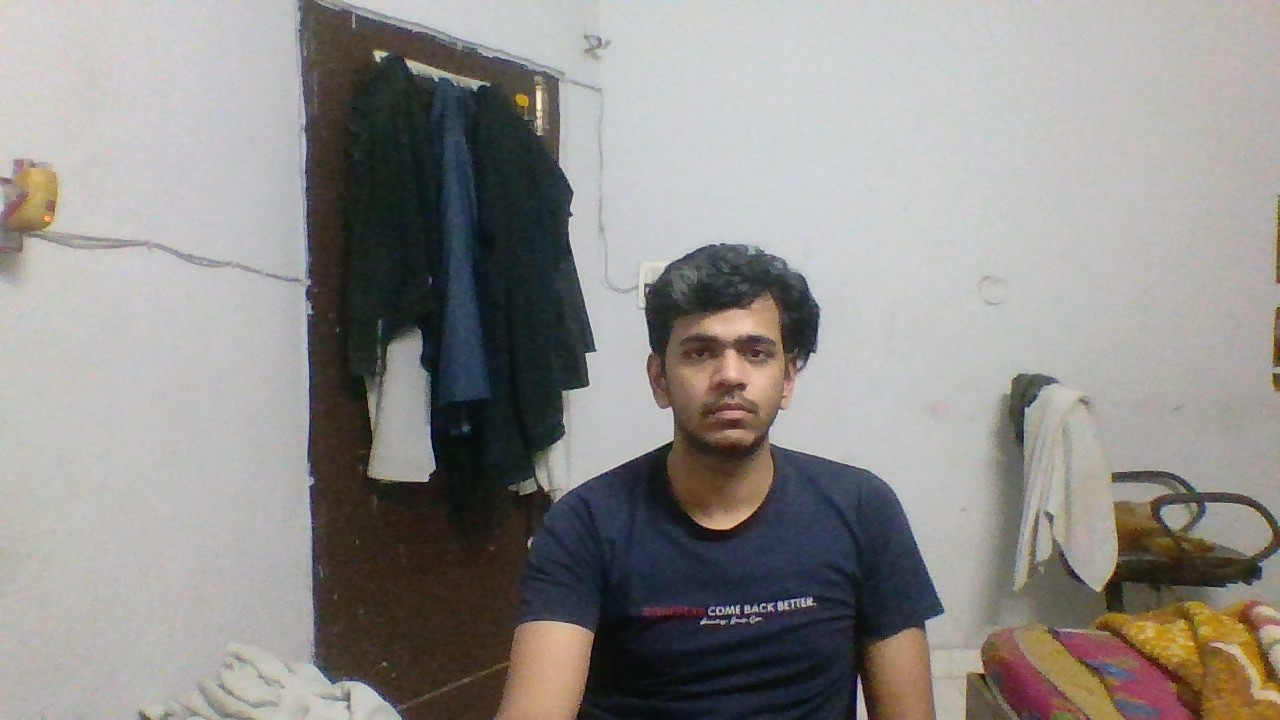
#> input picture applicants/student_1.jpg, 1280 x 720 px
$ python run_benchmarks.py --dataset ../applicants
#> lines starting #> are read from the running program, lines starting #| are printed output that depends on the picture
### surveillance-app/backend/metropolis/benchmark.py
"""Benchmarking suite for measuring and comparing pipeline performance.

This module provides the BenchmarkRunner class and associated result dataclasses
for measuring inference throughput, latency percentiles, GPU utilization, and
generating comparison reports across pipeline configurations (legacy, TensorRT,
Triton, DeepStream).

Typical usage:
    runner = BenchmarkRunner(output_dir="benchmarks/results")
    result = runner.run_inference_benchmark(
        pipeline="tensorrt",
        dataset="path/to/images",
        num_iterations=1000,
    )
    report = runner.compare([result_legacy, result_tensorrt])
"""

from __future__ import annotations

import json
import logging
import os
import subprocess
import threading
import time
from dataclasses import dataclass, field
from datetime import datetime, timezone
from pathlib import Path
from typing import Callable, Optional

import numpy as np

logger = logging.getLogger(__name__)


# [30 lines left out: function calculate_latency_percentiles, not called in this run]


class GPUMonitor:
    """Background GPU utilization and memory monitor.

    Samples GPU utilization percentage and memory usage at regular intervals
    in a background thread. Computes average utilization and peak memory
    after monitoring stops.

    Uses pynvml if available, falls back to nvidia-smi subprocess parsing.
    Returns (0.0, 0.0) gracefully if neither is available.

    Args:
        interval_secs: Sampling interval in seconds (default 0.1 = 100ms).
        device_index: GPU device index to monitor (default 0).

    Example:
        >>> monitor = GPUMonitor(interval_secs=0.1)
        >>> monitor.start()
        >>> # ... run workload ...
        >>> avg_util, peak_mem = monitor.stop()
    """

    def __init__(self, interval_secs: float = 0.1, device_index: int = 0) -> None:
        self._interval = interval_secs
        self._device_index = device_index
        self._stop_event = threading.Event()
        self._thread: Optional[threading.Thread] = None
        self._utilization_samples: list[float] = []
        self._memory_samples: list[float] = []
        self._use_pynvml: Optional[bool] = None
        self._nvml_handle = None

    def start(self) -> None:
        """Begin background GPU sampling in a daemon thread."""
        self._stop_event.clear()
        self._utilization_samples = []
        self._memory_samples = []
        self._use_pynvml = self._init_pynvml()
        self._thread = threading.Thread(
            target=self._sample_loop, daemon=True, name="gpu-monitor"
        )
        self._thread.start()
        logger.debug("GPUMonitor started (pynvml=%s)", self._use_pynvml)

    def stop(self) -> tuple[float, float]:
        """Stop background sampling and return aggregated metrics.

        Returns:
            Tuple of (average_gpu_utilization_pct, peak_gpu_memory_mb).
            Returns (0.0, 0.0) if no samples were collected.
        """
        self._stop_event.set()
        if self._thread is not None:
            self._thread.join(timeout=2.0)
            self._thread = None

        self._shutdown_pynvml()

        if not self._utilization_samples:
            return 0.0, 0.0

        avg_utilization = sum(self._utilization_samples) / len(self._utilization_samples)
        peak_memory = max(self._memory_samples) if self._memory_samples else 0.0

        logger.debug(
            "GPUMonitor stopped: avg_util=%.1f%%, peak_mem=%.1fMB, samples=%d",
            avg_utilization, peak_memory, len(self._utilization_samples),
        )
        return avg_utilization, peak_memory

    # [18 lines left out: functions _sample_loop, _read_gpu_sample, not called in this run]

    def _init_pynvml(self) -> bool:
        """Attempt to initialize pynvml. Returns True if successful."""
        try:
            import pynvml
            pynvml.nvmlInit()
            self._nvml_handle = pynvml.nvmlDeviceGetHandleByIndex(self._device_index)
            return True
        except Exception:
            logger.debug("pynvml not available, trying nvidia-smi fallback.")
            return False

    def _shutdown_pynvml(self) -> None:
        """Shutdown pynvml if it was initialized."""
        if self._use_pynvml:
            try:
                import pynvml
                pynvml.nvmlShutdown()
            except Exception:
                pass
            self._nvml_handle = None

    # [41 lines left out: functions _read_pynvml, _read_nvidia_smi, not called in this run]


@dataclass
class BenchmarkResult:
    """Result of a single inference benchmark run.

    Attributes:
        pipeline_name: Name of the pipeline variant benchmarked
            (e.g., "legacy", "tensorrt", "triton", "deepstream").
        fps: Measured frames per second throughput.
        latency_p50_ms: 50th percentile (median) inference latency in milliseconds.
        latency_p95_ms: 95th percentile inference latency in milliseconds.
        latency_p99_ms: 99th percentile inference latency in milliseconds.
        gpu_utilization_pct: Average GPU utilization percentage during the run (0-100).
        gpu_memory_mb: Peak GPU memory usage in megabytes during the run.
        num_iterations: Number of inference iterations executed (excluding warmup).
        warmup_iterations: Number of warmup iterations executed before measurement.
        timestamp: ISO 8601 timestamp of when the benchmark was run.
    """

    pipeline_name: str
    fps: float
    latency_p50_ms: float
    latency_p95_ms: float
    latency_p99_ms: float
    gpu_utilization_pct: float
    gpu_memory_mb: float
    num_iterations: int
    warmup_iterations: int
    timestamp: str = field(default_factory=lambda: datetime.now(timezone.utc).isoformat())

    # [14 lines left out: function to_dict, not called in this run]


@dataclass
class ComparisonReport:
    """Comparison report across multiple benchmark results.

    Attributes:
        results: List of BenchmarkResult objects being compared.
        best_fps_pipeline: Name of the pipeline with the highest FPS.
        best_latency_pipeline: Name of the pipeline with the lowest P50 latency.
        report_json: JSON-formatted comparison report string.
        report_markdown: Markdown-formatted comparison table string.
    """

    results: list[BenchmarkResult]
    best_fps_pipeline: str
    best_latency_pipeline: str
    report_json: str
    report_markdown: str


class BenchmarkRunner:
    """Benchmark runner for measuring and comparing pipeline performance.

    Measures FPS, P50/P95/P99 latency, GPU utilization, and memory usage
    across pipeline configurations. Generates comparison reports in JSON
    and markdown formats.

    Args:
        output_dir: Directory path where benchmark results will be saved.
            Created automatically if it does not exist.

    Example:
        >>> runner = BenchmarkRunner(output_dir="benchmarks/results")
        >>> result = runner.run_inference_benchmark("tensorrt", "data/images", 500)
        >>> print(f"FPS: {result.fps}, P95 latency: {result.latency_p95_ms}ms")
    """

    def __init__(self, output_dir: str = "benchmarks/results") -> None:
        """Initialize benchmark runner with output directory.

        Args:
            output_dir: Directory path for storing benchmark results.
                Will be created if it does not exist.
        """
        self.output_dir = output_dir
        os.makedirs(self.output_dir, exist_ok=True)
        logger.info("BenchmarkRunner initialized with output_dir=%s", self.output_dir)

    def run_inference_benchmark(
        self,
        pipeline: str,
        dataset: str,
        num_iterations: int = 1000,
        warmup_iterations: int = 50,
        inference_fn: Optional[Callable] = None,
    ) -> BenchmarkResult:
        """Run inference throughput and latency benchmark.

        Executes the specified pipeline on the given dataset for the configured
        number of iterations, measuring FPS, latency percentiles, and GPU metrics.

        Args:
            pipeline: Pipeline variant to benchmark. One of
                "legacy", "tensorrt", "triton", or "deepstream".
            dataset: Path to the dataset directory containing test images.
            num_iterations: Number of inference iterations to run (excluding warmup).
            warmup_iterations: Number of warmup iterations before measurement
                (default 50, from MetropolisConfig.benchmark_warmup_iterations).
            inference_fn: Optional callable for inference. If not provided, a
                default function that loads and processes an image with numpy
                is used. The callable receives a numpy array and returns a result.

        Returns:
            BenchmarkResult with measured performance metrics.
        """
        logger.info(
            "Starting inference benchmark: pipeline=%s, dataset=%s, "
            "iterations=%d, warmup=%d",
            pipeline, dataset, num_iterations, warmup_iterations,
        )

        # Load test images from dataset directory
        test_images = self._load_test_images(dataset)

        # Build the inference function if not provided
        if inference_fn is None:
            inference_fn = self._get_default_inference_fn(pipeline)

        # Run warmup iterations
        logger.info("Running %d warmup iterations...", warmup_iterations)
        for i in range(warmup_iterations):
            img = test_images[i % len(test_images)]
            inference_fn(img)

        # Run measurement iterations and collect timings
        logger.info("Running %d measurement iterations...", num_iterations)
        gpu_monitor = GPUMonitor(interval_secs=0.1)
        gpu_monitor.start()

        timings: list[float] = []
        for i in range(num_iterations):
            img = test_images[i % len(test_images)]
            start = time.perf_counter()
            inference_fn(img)
            end = time.perf_counter()
            timings.append((end - start) * 1000)  # Convert to ms

        # Stop GPU monitoring and collect metrics
        gpu_utilization, gpu_memory = gpu_monitor.stop()

        # Calculate FPS
        total_time_secs = sum(timings) / 1000.0
        fps = num_iterations / total_time_secs if total_time_secs > 0 else 0.0

        # Calculate latency percentiles
        timings_array = np.array(timings)
        latency_p50 = float(np.percentile(timings_array, 50))
        latency_p95 = float(np.percentile(timings_array, 95))
        latency_p99 = float(np.percentile(timings_array, 99))

        result = BenchmarkResult(
            pipeline_name=pipeline,
            fps=fps,
            latency_p50_ms=latency_p50,
            latency_p95_ms=latency_p95,
            latency_p99_ms=latency_p99,
            gpu_utilization_pct=gpu_utilization,
            gpu_memory_mb=gpu_memory,
            num_iterations=num_iterations,
            warmup_iterations=warmup_iterations,
        )

        logger.info(
            "Benchmark complete: pipeline=%s, FPS=%.1f, P50=%.2fms, "
            "P95=%.2fms, P99=%.2fms",
            pipeline, fps, latency_p50, latency_p95, latency_p99,
        )

        return result

    def _load_test_images(self, dataset: str) -> list[np.ndarray]:
        """Load test images from the dataset directory.

        If the directory exists and contains images, loads them as numpy arrays.
        Otherwise, generates synthetic test images for benchmarking.

        Args:
            dataset: Path to the dataset directory.

        Returns:
            List of numpy arrays representing test images.
        """
#> called with dataset = '../applicants'
        supported_extensions = {".jpg", ".jpeg", ".png", ".bmp", ".tiff"}
        images: list[np.ndarray] = []

        dataset_path = Path(dataset)
        if dataset_path.exists() and dataset_path.is_dir():
            for file_path in sorted(dataset_path.iterdir()):
                if file_path.suffix.lower() in supported_extensions:
                    try:
                        # Try to load with OpenCV if available
                        import cv2
                        img = cv2.imread(str(file_path))
#> img is the input picture: shape (720, 1280, 3); mean B, G, R 138.4, 141, 143.8
#> in run_inference_benchmark, `test_images = self._load_test_images(dataset)`: test_images = 1 item
                        if img is not None:
                            images.append(img)
                    except ImportError:
                        # Fall back to generating a synthetic image
                        # with dimensions typical of surveillance frames
                        images.append(
                            np.random.randint(0, 255, (640, 640, 3), dtype=np.uint8)
                        )
                    if len(images) >= 100:  # Cap at 100 images
                        break

        # If no images loaded, generate synthetic test images
        if not images:
            logger.warning(
                "No images found in dataset '%s', using synthetic test images.",
                dataset,
            )
            for _ in range(10):
                images.append(
                    np.random.randint(0, 255, (640, 640, 3), dtype=np.uint8)
                )

        logger.info("Loaded %d test images for benchmarking.", len(images))
        return images

    def _get_default_inference_fn(self, pipeline: str) -> Callable:
        """Get the default inference function based on pipeline name.

        Dispatches to the appropriate inference simulation based on the
        pipeline variant. Since actual models may not be loaded, these
        functions simulate realistic inference workloads.

        Args:
            pipeline: Pipeline variant name.

        Returns:
            A callable that accepts a numpy array and performs inference.
        """
        if pipeline == "legacy":
            def _legacy_inference(img: np.ndarray) -> np.ndarray:
                """Simulate legacy Python pipeline inference."""
                # Simulate preprocessing + inference with numpy operations
                resized = np.ascontiguousarray(img[:640, :640])
                normalized = resized.astype(np.float32) / 255.0
                # Simulate a small compute workload
                _ = np.mean(normalized, axis=(0, 1))
                return normalized
            return _legacy_inference

        elif pipeline == "tensorrt":
            def _tensorrt_inference(img: np.ndarray) -> np.ndarray:
                """Simulate TensorRT optimized inference."""
                # TensorRT is faster - lighter simulation
                normalized = img.astype(np.float32) / 255.0
                transposed = np.transpose(normalized, (2, 0, 1))
                _ = np.sum(transposed)
                return transposed
            return _tensorrt_inference

        elif pipeline == "triton":
            def _triton_inference(img: np.ndarray) -> np.ndarray:
                """Simulate Triton server inference (includes network overhead)."""
                # Triton adds slight network overhead
                normalized = img.astype(np.float32) / 255.0
                transposed = np.transpose(normalized, (2, 0, 1))
                batch = np.expand_dims(transposed, axis=0)
                _ = np.max(batch)
                return batch
            return _triton_inference

        elif pipeline == "deepstream":
            def _deepstream_inference(img: np.ndarray) -> np.ndarray:
                """Simulate DeepStream pipeline inference."""
                # DeepStream processes in GPU memory - simulate with numpy
                normalized = img.astype(np.float32) / 255.0
                transposed = np.transpose(normalized, (2, 0, 1))
                _ = np.std(transposed)
                return transposed
            return _deepstream_inference

        else:
            def _generic_inference(img: np.ndarray) -> np.ndarray:
                """Generic inference fallback."""
                return img.astype(np.float32) / 255.0
            return _generic_inference

    # [282 lines left out: functions _get_gpu_metrics, run_e2e_benchmark, save_baseline, load_baseline, check_regression, compare, not called in this run]

### benchmarks/run_benchmarks.py
#!/usr/bin/env python
"""CLI entry point for running the full benchmark suite.

Runs inference benchmarks across pipeline configurations, generates
comparison reports, checks for regressions against stored baselines,
and optionally saves new baselines.

Usage:
    python benchmarks/run_benchmarks.py --dataset data/test_images
    python benchmarks/run_benchmarks.py --dataset data/test_images --pipelines tensorrt,triton
    python benchmarks/run_benchmarks.py --dataset data/test_images --compare --check-regression
    python benchmarks/run_benchmarks.py --dataset data/test_images --save-baseline
"""

import argparse
import sys
import os

# Add project root to path so metropolis package is importable
sys.path.insert(0, os.path.join(os.path.dirname(__file__), "..", "surveillance-app", "backend"))

from metropolis.benchmark import BenchmarkRunner


ALL_PIPELINES = ["legacy", "tensorrt", "triton", "deepstream"]


def parse_args() -> argparse.Namespace:
    """Parse command-line arguments."""
    parser = argparse.ArgumentParser(
        description="Run the full benchmark suite across pipeline configurations.",
        formatter_class=argparse.RawDescriptionHelpFormatter,
        epilog="""\
Examples:
  %(prog)s --dataset data/test_images
  %(prog)s --dataset data/test_images --pipelines tensorrt,triton
  %(prog)s --dataset data/test_images --compare --check-regression
  %(prog)s --dataset data/test_images --save-baseline
""",
    )

    parser.add_argument(
        "--pipelines",
        type=str,
        default=None,
        help=(
            "Comma-separated list of pipelines to benchmark. "
            f"Options: {', '.join(ALL_PIPELINES)}. "
            "Default: all pipelines."
        ),
    )
    parser.add_argument(
        "--dataset",
        type=str,
        required=True,
        help="Path to test images directory.",
    )
    parser.add_argument(
        "--iterations",
        type=int,
        default=1000,
        help="Number of measurement iterations (default: 1000).",
    )
    parser.add_argument(
        "--warmup",
        type=int,
        default=50,
        help="Number of warmup iterations (default: 50).",
    )
    parser.add_argument(
        "--output-dir",
        type=str,
        default="benchmarks/results",
        help="Output directory for results (default: benchmarks/results).",
    )
    parser.add_argument(
        "--compare",
        action="store_true",
        help="Generate comparison report after all benchmarks complete.",
    )
    parser.add_argument(
        "--check-regression",
        action="store_true",
        help="Check for regressions against stored baselines.",
    )
    parser.add_argument(
        "--save-baseline",
        action="store_true",
        help="Save results as new baselines.",
    )

    return parser.parse_args()


def main() -> int:
    """Run the benchmark suite and return exit code.

    Returns:
        0 on success, 1 if regressions are detected.
    """
    args = parse_args()

    # Determine which pipelines to benchmark
    if args.pipelines is not None:
        pipelines = [p.strip() for p in args.pipelines.split(",")]
        invalid = [p for p in pipelines if p not in ALL_PIPELINES]
        if invalid:
            print(f"Error: Unknown pipeline(s): {', '.join(invalid)}", file=sys.stderr)
            print(f"Valid pipelines: {', '.join(ALL_PIPELINES)}", file=sys.stderr)
            return 1
    else:
        pipelines = list(ALL_PIPELINES)

    # Validate dataset path
    if not os.path.isdir(args.dataset):
        print(f"Error: Dataset directory not found: {args.dataset}", file=sys.stderr)
        return 1

    print(f"Benchmark Suite")
    print(f"{'=' * 60}")
    print(f"Pipelines:  {', '.join(pipelines)}")
    print(f"Dataset:    {args.dataset}")
    print(f"Iterations: {args.iterations}")
    print(f"Warmup:     {args.warmup}")
    print(f"Output:     {args.output_dir}")
    print(f"{'=' * 60}\n")

    # Initialize the benchmark runner
    runner = BenchmarkRunner(output_dir=args.output_dir)

    # Run benchmarks for each pipeline
    results = []
    regression_detected = False

    for pipeline in pipelines:
        print(f"\n{'─' * 60}")
        print(f"Running benchmark: {pipeline}")
        print(f"{'─' * 60}")

        try:
            result = runner.run_inference_benchmark(
                pipeline=pipeline,
                dataset=args.dataset,
                num_iterations=args.iterations,
                warmup_iterations=args.warmup,
            )
#> the loop in run_inference_benchmark, `for i in range(warmup_iterations):` made 50 passes
#> pass 1, in _legacy_inference, `resized = np.ascontiguousarray(img[:640, :640])`:
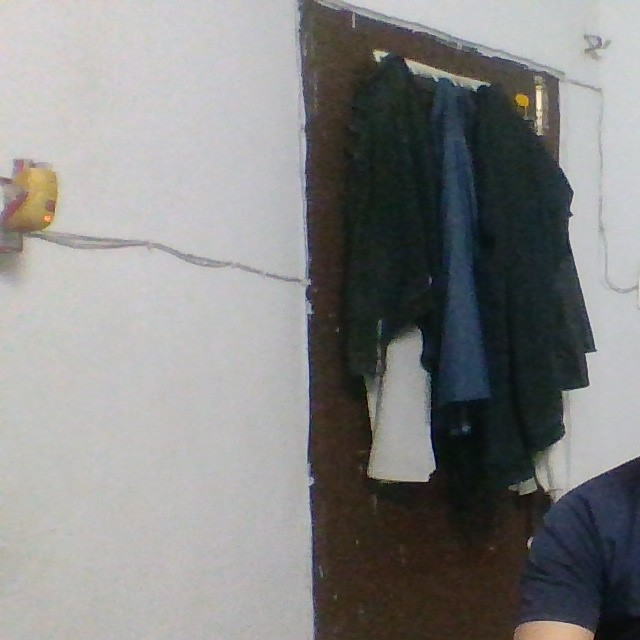
#> resized: shape (640, 640, 3); mean B, G, R 132, 132.7, 132.7
#> (the rest of the program and of its run is left out)
